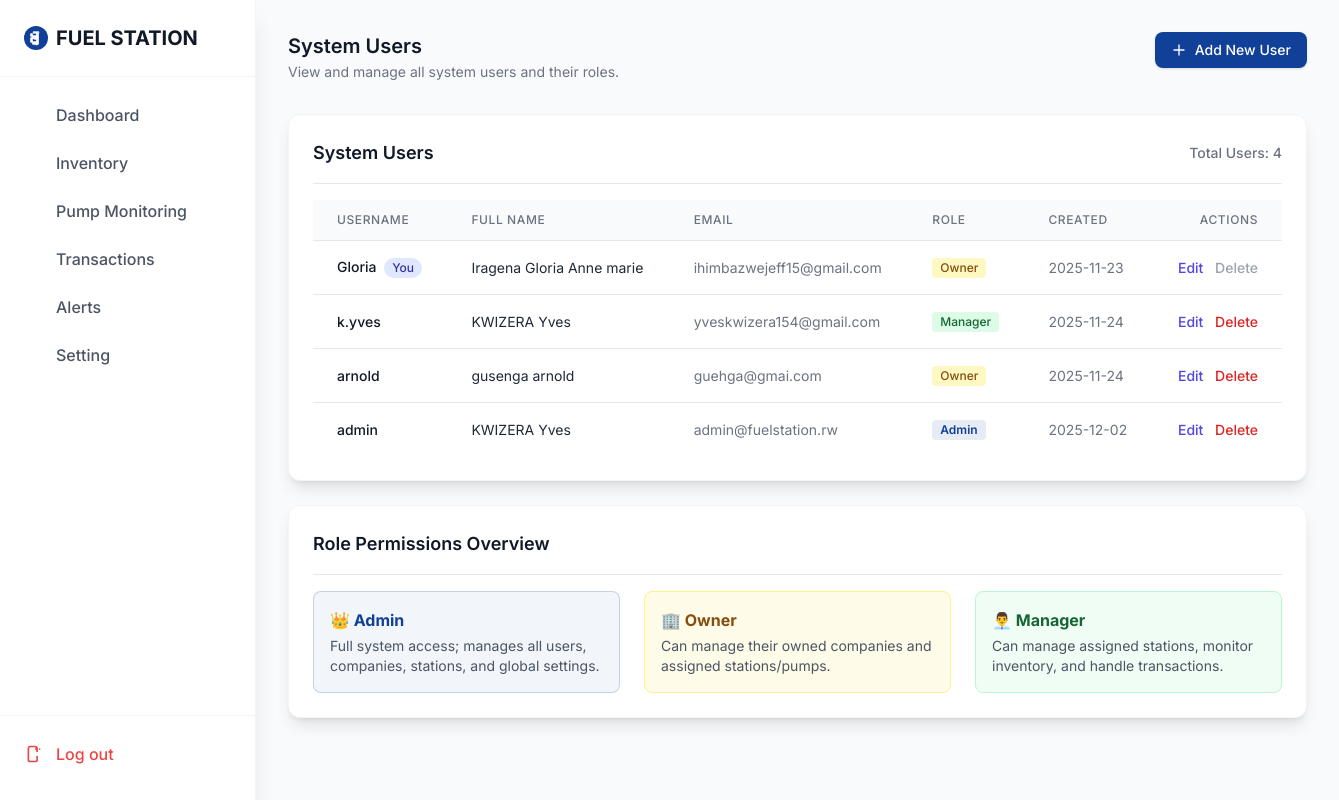
/users/ (signed in), run on the app's committed database.
### service/models.py (models this page shows, shortened)
class User(models.Model):
    user_id = models.AutoField(primary_key=True)
    username = models.CharField(max_length=50, unique=True)
    full_name = models.CharField(max_length=100)
    password=models.CharField(max_length=12)
    email = models.EmailField(blank=True, null=True,unique=True)
    ROLE_CHOICES = [
        ('admin', 'Admin'),
        ('owner', 'Owner'),
        ('manager', 'Manager'),
    ]
    role = models.CharField(max_length=20, choices=ROLE_CHOICES)
    created_at = models.DateTimeField(auto_now_add=True)
    last_login = models.DateTimeField(blank=True, null=True)

### service/views.py (the view)
# urls.py: path('users/', views.UserListView.as_view(), name='user_list'),
class UserListView(ListView):
    model = User
    template_name = "users/list.html"
    context_object_name = "users"

### templates/users/list.html (shortened to what this page needs)
{% extends 'base.html' %}
{% load static %}
{% load humanize %}
{% block page_title %}System Users{% endblock %}
{% block page_description %}View and manage all system users and their roles.{% endblock %}
{% block header_actions %}
<a href="{% url 'user_create' %}" class="flex items-center px-4 py-2 bg-brand-blue text-white text-sm font-medium rounded-lg shadow hover:bg-brand-blue/90 transition-colors">
    <svg xmlns="http://www.w3.org/2000/svg" fill="none" viewBox="0 0 24 24" stroke-width="2" stroke="currentColor" class="w-4 h-4 mr-2">
        <path stroke-linecap="round" stroke-linejoin="round" d="M12 4.5v15m7.5-7.5h-15" />
    </svg>
    Add New User
</a>
{% endblock %}
{% block content %}
<div class="space-y-6">
    <div class="bg-white p-6 rounded-xl shadow-lg border border-gray-100">
        <div class="flex justify-between items-center mb-4 border-b pb-4">
            <h3 class="text-lg font-semibold text-gray-900">System Users</h3>
            <p class="text-sm font-medium text-gray-500">Total Users: {{ users.count|intcomma }}</p>
        </div>
        {% if users %}
        <div class="overflow-x-auto">
            <table class="min-w-full divide-y divide-gray-200">
                <thead class="bg-gray-50">
                    <tr>
                        <th class="px-6 py-3 text-left text-xs font-medium text-gray-500 uppercase tracking-wider">Username</th>
                        <th class="px-6 py-3 text-left text-xs font-medium text-gray-500 uppercase tracking-wider">Full Name</th>
                        <th class="px-6 py-3 text-left text-xs font-medium text-gray-500 uppercase tracking-wider">Email</th>
                        <th class="px-6 py-3 text-left text-xs font-medium text-gray-500 uppercase tracking-wider">Role</th>
                        <th class="px-6 py-3 text-left text-xs font-medium text-gray-500 uppercase tracking-wider">Created</th>
                        <th class="px-6 py-3 text-right text-xs font-medium text-gray-500 uppercase tracking-wider">Actions</th>
                    </tr>
                </thead>
                <tbody class="bg-white divide-y divide-gray-200">
                    {% for user in users %}
                    <tr class="hover:bg-gray-50">
                        <td class="px-6 py-4 whitespace-nowrap text-sm font-medium text-gray-900">
                            {{ user.username }}
                            {% if user.user_id == request.session.user_id %}
                            <span class="inline-flex items-center px-2 py-0.5 rounded-full text-xs font-medium bg-indigo-100 text-indigo-800 ml-1">You</span>
                            {% endif %}
                        </td>
                        <td class="px-6 py-4 whitespace-nowrap text-sm text-gray-800">{{ user.full_name }}</td>
                        <td class="px-6 py-4 whitespace-nowrap text-sm text-gray-500">{{ user.email|default:"-" }}</td>
                        <td class="px-6 py-4 whitespace-nowrap text-sm">
                            <span class="inline-flex items-center px-2 py-0.5 rounded text-xs font-medium
                                {% if user.role == 'admin' %}bg-brand-blue/10 text-brand-blue font-semibold
                                {% elif user.role == 'owner' %}bg-yellow-100 text-yellow-800
                                {% elif user.role == 'manager' %}bg-green-100 text-green-800
                                {% else %}bg-gray-100 text-gray-800{% endif %}">
                                {{ user.get_role_display|capfirst }}
                            </span>
                        </td>
                        <td class="px-6 py-4 whitespace-nowrap text-sm text-gray-500">{{ user.created_at|date:"Y-m-d" }}</td>
                        <td class="px-6 py-4 whitespace-nowrap text-right text-sm font-medium space-x-2">
                            <a href="{% url 'user_update' user.user_id %}" class="text-indigo-600 hover:text-indigo-900">
                                Edit
                            </a>
                            {% if user.user_id != request.session.user_id %}
                            <a href="{% url 'user_delete' user.user_id %}" class="text-red-600 hover:text-red-900 ml-3">
                                Delete
                            </a>
                            {% else %}
                            <span class="text-gray-400 cursor-not-allowed ml-3" title="Cannot delete yourself">Delete</span>
                            {% endif %}
                        </td>
                    </tr>
                    {% endfor %}
                </tbody>
            </table>
        </div>
        {% endif %}
    </div>
    <div class="bg-white p-6 rounded-xl shadow-lg border border-gray-100">
        <h3 class="text-lg font-semibold text-gray-900 mb-4 border-b pb-4">Role Permissions Overview</h3>
        <div class="grid grid-cols-1 md:grid-cols-3 gap-6">
            <div class="p-4 bg-brand-blue/5 rounded-lg border border-brand-blue/20">
                <p class="font-bold text-brand-blue">👑 Admin</p>
                <p class="mt-1 text-gray-600 text-sm">
                    Full system access; manages all users, companies, stations, and global settings.
                </p>
            </div>
            <div class="p-4 bg-yellow-50 rounded-lg border border-yellow-200">
                <p class="font-bold text-yellow-800">🏢 Owner</p>
                <p class="mt-1 text-gray-600 text-sm">
                    Can manage their owned companies and assigned stations/pumps.
                </p>
            </div>
            <div class="p-4 bg-green-50 rounded-lg border border-green-200">
                <p class="font-bold text-green-800">👨‍💼 Manager</p>
                <p class="mt-1 text-gray-600 text-sm">
                    Can manage assigned stations, monitor inventory, and handle transactions.
                </p>
            </div>
        </div>
    </div>
</div>
{% endblock %}

### templates/base.html (shortened to what this page needs)
{% load static %}
<!DOCTYPE html>
<html lang="en">
<head>
    <script src="https://cdn.tailwindcss.com"></script>
</head>
<body class="bg-gray-50 text-gray-800 min-h-screen">
    {% if request.session.user_id %}
    <div class="flex min-h-screen">
        <aside id="sidebar" class="sidebar bg-white border-r border-gray-100 flex flex-col py-6 shadow-xl fixed h-full overflow-y-auto transform md:translate-x-0 transition-transform duration-200 ease-in-out">
            <div class="px-6 pb-6 border-b border-gray-100">
                <h1 class="text-xl font-bold text-gray-900 flex items-center">
                    <span class="mr-2 w-6 h-6 bg-brand-blue rounded-full flex items-center justify-center text-white">
                    </span>
                    FUEL STATION
                </h1>
            </div>
            <nav class="flex-grow px-4 mt-4">
                <ul class="space-y-1">
                    {% with current_url=request.resolver_match.url_name %}
                    <li><a href="{% url 'dashboard' %}" class="flex items-center px-2 py-2.5 text-gray-600 rounded-lg transition-colors font-medium
                        {% if current_url == 'dashboard' %}bg-brand-blue/10 text-brand-blue font-semibold{% else %}hover:bg-gray-100 hover:text-gray-900{% endif %}">
                        <span class="mr-3 w-5 h-5"></span> Dashboard
                    </a></li>
                    <li><a href="{% url 'inventory_list' %}" class="flex items-center px-2 py-2.5 text-gray-600 rounded-lg transition-colors font-medium
                        {% if 'inventory' in current_url %}bg-brand-blue/10 text-brand-blue font-semibold{% else %}hover:bg-gray-100 hover:text-gray-900{% endif %}">
                        <span class="mr-3 w-5 h-5"></span> Inventory
                    </a></li>
                    <li><a href="{% url 'pump_monitoring' %}" class="flex items-center px-2 py-2.5 text-gray-600 rounded-lg transition-colors font-medium
                        {% if current_url == 'pump_monitoring' or current_url == 'pump_status_update' %}bg-brand-blue/10 text-brand-blue font-semibold{% else %}hover:bg-gray-100 hover:text-gray-900{% endif %}">
                        <span class="mr-3 w-5 h-5"></span> Pump Monitoring
                    </a></li>
                    <li><a href="{% url 'transaction_list' %}" class="flex items-center px-2 py-2.5 text-gray-600 rounded-lg transition-colors font-medium
                        {% if 'transaction' in current_url %}bg-brand-blue/10 text-brand-blue font-semibold{% else %}hover:bg-gray-100 hover:text-gray-900{% endif %}">
                        <span class="mr-3 w-5 h-5"></span> Transactions
                    </a></li>
                    <li><a href="{% url 'alert_list' %}" class="flex items-center px-2 py-2.5 text-gray-600 rounded-lg transition-colors font-medium
                        {% if 'alert' in current_url %}bg-brand-blue/10 text-brand-blue font-semibold{% else %}hover:bg-gray-100 hover:text-gray-900{% endif %}">
                        <span class="mr-3 w-5 h-5"></span> Alerts
                    </a></li>
                    {% if request.session.role != 'manager' %}
                    <li><a href="{% url 'settings_list' %}" class="flex items-center px-2 py-2.5 text-gray-600 rounded-lg transition-colors font-medium
                        {% if 'settings' in current_url %}bg-brand-blue/10 text-brand-blue font-semibold{% else %}hover:bg-gray-100 hover:text-gray-900{% endif %}">
                        <span class="mr-3 w-5 h-5"></span> Setting
                    </a></li>
                    {% endif %}
                    {% endwith %}
                </ul>
            </nav>
            <div class="px-4 mt-auto pt-4 border-t border-gray-100">
                <a href="{% url 'logout' %}" class="flex items-center w-full px-2 py-2.5 text-red-500 rounded-lg hover:bg-red-50 transition-colors font-medium">
                    Log out
                </a>
            </div>
        </aside>
        <main class="main-container flex-grow">
            <div class="flex justify-between items-start pb-4 mb-4">
                <div>
                    <h2 class="text-xl font-semibold text-gray-900">{% block page_title %}Dashboard{% endblock %}</h2>
                    <p class="text-sm text-gray-500 mt-0.5">{% block page_description %}Real-time monitoring and management dashboard{% endblock %}</p>
                </div>
                <div class="flex space-x-3 items-center">
                    {% block header_actions %}{% endblock %}
                </div>
            </div>
            {% block content %}{% endblock %}
        </main>
    </div>
    {% endif %}
</body>
</html>

### templates/base.html (style rules this page uses)
.sidebar { width: 16rem; min-width: 16rem; }
.main-container { margin-left: 16rem; padding: 2rem; }

### data on the page
User: username "Gloria", shows "You", full_name "Iragena Gloria Anne marie", email "ihimbazwejeff15@gmail.com", role "Owner", created_at "2025-11-23", shows "Delete"
User: username "k.yves", full_name "KWIZERA Yves", email "yveskwizera154@gmail.com", role "Manager", created_at "2025-11-24", shows "Delete"
User: username "arnold", full_name "gusenga arnold", email "guehga@gmai.com", role "Owner", created_at "2025-11-24", shows "Delete"
User: username "admin", full_name "KWIZERA Yves", email "admin@fuelstation.rw", role "Admin", created_at "2025-12-02", shows "Delete"

### other printed values
{{ users.count|intcomma }} "4"
